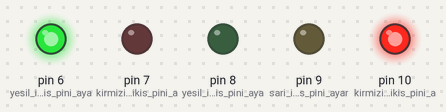
A sketch run on a simulated Arduino Uno, built with avr-gcc and run on an emulated ATmega328P. Shown: output pins drawn as LEDs (lit = HIGH).

Above: at 3.2 s.
At 6.7 s:
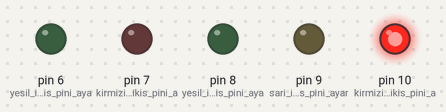
At 9.0 s:
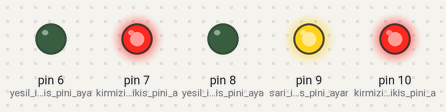
At 12.2 s:
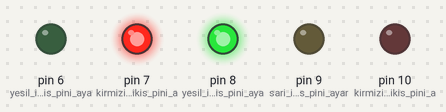
At 16.2 s:
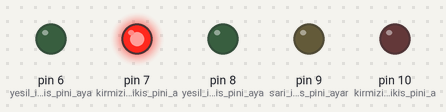
Timing chart, 0 to 22.1 s (numbered marks = the images above):
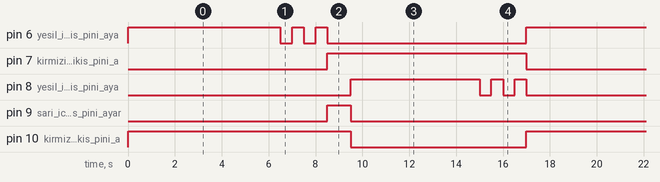

The sketch:

trafik_lambasi_3.ino
```cpp
void setup() {
  //arac
  pinMode(10, OUTPUT); //kirmizi icin cikis pini ayarlandi
  pinMode(9, OUTPUT); //sari icin cikis pini ayarlandi
  pinMode(8, OUTPUT); //yesil icin cikis pini ayarlandi
  //yaya
  pinMode(7, OUTPUT); //kirmizi icin cikis pini ayarlandi
  pinMode(6, OUTPUT); //yesil icin cikis pini ayarlandi
}

void loop() {
  //kirmizi isik
  //arac
  digitalWrite(10, HIGH); //kirmizi isik yandi
  digitalWrite(9, LOW); //sari isik sondu
  digitalWrite(8, LOW); //yesil isik sondu
  //yaya
  digitalWrite(7, LOW);  //kirmizi isik sondu
  digitalWrite(6, HIGH); //yesil isik yandi
  delay(5000);

  //yaya uyari
  digitalWrite(7, LOW);  //kirmizi isik sondu
  delay(500);
  digitalWrite(6, HIGH); //yesil isik yandi
  delay(500);
  digitalWrite(7, LOW);  //kirmizi isik sondu
  delay(500);
  digitalWrite(6, LOW); //yesil isik sondu
  delay(500);
  digitalWrite(6, HIGH); //yesil isik yandi
  delay(500);
  digitalWrite(6, LOW); //yesil isik sondu
  delay(500);
  digitalWrite(6, HIGH); //yesil isik yandi
  delay(500);

  //sari isik
  //arac
  digitalWrite(10, HIGH); //kirmizi isik yandi
  digitalWrite(9, HIGH);  //sari isik yandi
  //yaya
  digitalWrite(7, HIGH);  //kirmizi isik yandi
  digitalWrite(6, LOW); //yesil isik sondu
  delay(1000);

  //yesil isik
  //arac
  digitalWrite(10, LOW); //kirmizi isik sondu
  digitalWrite(9, LOW); //sari isik sondu
  digitalWrite(8, HIGH); //yesil isik yandi
  //yaya
  digitalWrite(7, HIGH);  //kirmizi isik yandi
  digitalWrite(6, LOW); //yesil isik sondu
  delay(5000);

  //arac uyari
  digitalWrite(10, LOW); //kirmizi isik sondu
  digitalWrite(9, LOW); //sari isik sondu
  digitalWrite(8, HIGH); //yesil isik yandi
  delay(500);
  digitalWrite(8, LOW); //yesil isik sondu
  delay(500);
  digitalWrite(8, HIGH); //yesil isik yandi
  delay(500);
  digitalWrite(8, LOW); //yesil isik sondu
  delay(500);
  digitalWrite(8, HIGH); //yesil isik yandi
  delay(500);
}
```

Measured:
- by itself, pin 6 (yesil_icin_cikis_pini_aya): repeats every 17.0 s: 2 × (LOW 0.50 s, HIGH 0.50 s), LOW 8.5 s, HIGH 6.5 s
- by itself, pin 7 (kirmizi_icin_cikis_pini_a): alternates HIGH for 8.5 s and LOW for 8.5 s
- by itself, pin 8 (yesil_icin_cikis_pini_aya): repeats every 17.0 s: 2 × (LOW 0.50 s, HIGH 0.50 s), LOW 9.5 s, HIGH 5.5 s
- by itself, pin 9 (sari_icin_cikis_pini_ayar): alternates HIGH for 1.0 s and LOW for 16.0 s
- by itself, pin 10 (kirmizi_icin_cikis_pini_a): alternates HIGH for 9.5 s and LOW for 7.5 s
